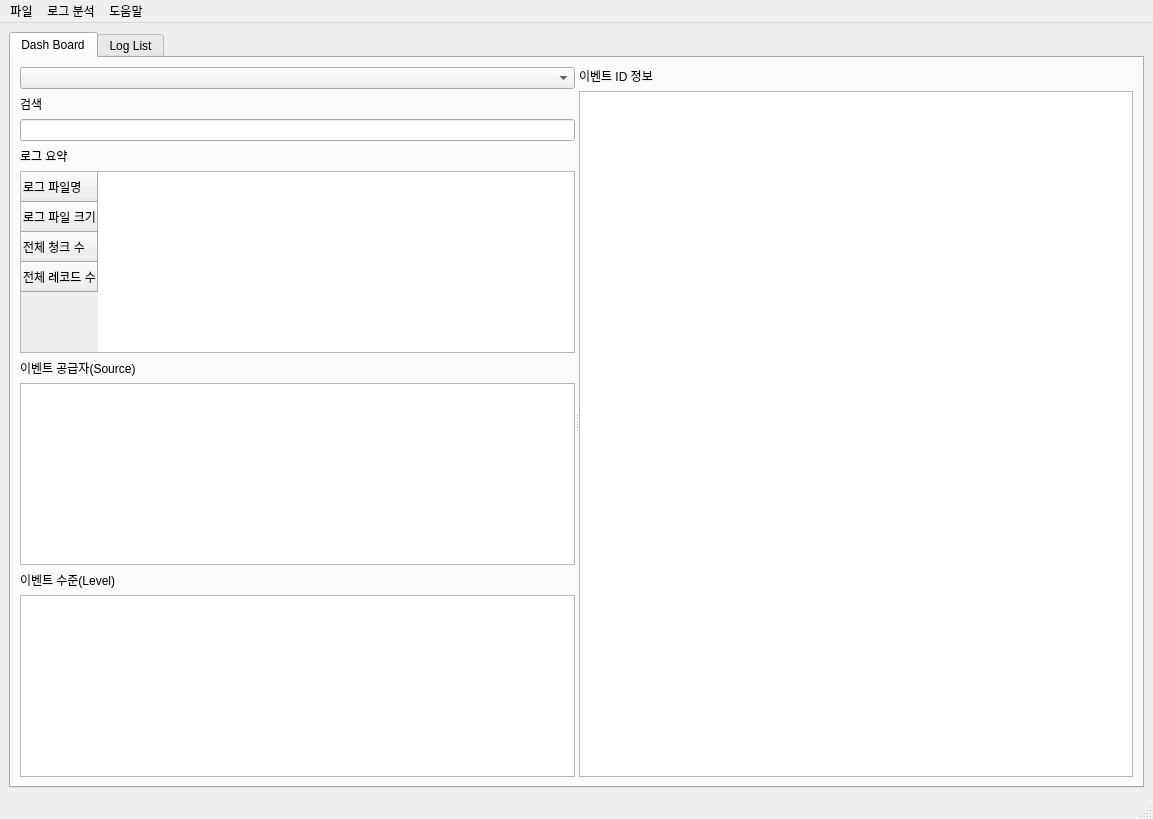
<?xml version="1.0" encoding="UTF-8"?>
<ui version="4.0">
 <class>MainWindow</class>
 <widget class="QMainWindow" name="MainWindow">
  <property name="geometry">
   <rect>
    <x>0</x>
    <y>0</y>
    <width>1153</width>
    <height>819</height>
   </rect>
  </property>
  <property name="windowTitle">
   <string>evtxrensic</string>
  </property>
  <property name="styleSheet">
   <string notr="true"/>
  </property>
  <widget class="QWidget" name="centralwidget">
   <layout class="QGridLayout" name="gridLayout">
    <item row="0" column="0">
     <widget class="QTabWidget" name="tabWidget">
      <property name="autoFillBackground">
       <bool>false</bool>
      </property>
      <property name="currentIndex">
       <number>0</number>
      </property>
      <widget class="QWidget" name="tab">
       <attribute name="icon">
        <iconset resource="resources.qrc">
         <normaloff>:/icon/resource/dashboard.png</normaloff>:/icon/resource/dashboard.png</iconset>
       </attribute>
       <attribute name="title">
        <string>Dash Board</string>
       </attribute>
       <layout class="QGridLayout" name="gridLayout_4">
        <property name="sizeConstraint">
         <enum>QLayout::SetDefaultConstraint</enum>
        </property>
        <item row="0" column="0">
         <widget class="QSplitter" name="splitter_dashboard">
          <property name="sizePolicy">
           <sizepolicy hsizetype="Minimum" vsizetype="Preferred">
            <horstretch>0</horstretch>
            <verstretch>0</verstretch>
           </sizepolicy>
          </property>
          <property name="minimumSize">
           <size>
            <width>0</width>
            <height>0</height>
           </size>
          </property>
          <property name="sizeIncrement">
           <size>
            <width>0</width>
            <height>0</height>
           </size>
          </property>
          <property name="baseSize">
           <size>
            <width>0</width>
            <height>0</height>
           </size>
          </property>
          <property name="acceptDrops">
           <bool>false</bool>
          </property>
          <property name="autoFillBackground">
           <bool>false</bool>
          </property>
          <property name="orientation">
           <enum>Qt::Horizontal</enum>
          </property>
          <widget class="QWidget" name="verticalLayoutWidget">
           <layout class="QVBoxLayout" name="verticalLayout_2">
            <property name="sizeConstraint">
             <enum>QLayout::SetDefaultConstraint</enum>
            </property>
            <item>
             <widget class="QComboBox" name="comboBox_3"/>
            </item>
            <item>
             <widget class="QLabel" name="label">
              <property name="text">
               <string>검색</string>
              </property>
             </widget>
            </item>
            <item>
             <widget class="QLineEdit" name="lineEdit"/>
            </item>
            <item>
             <widget class="QLabel" name="label_2">
              <property name="text">
               <string>로그 요약</string>
              </property>
             </widget>
            </item>
            <item>
             <widget class="QTableWidget" name="tableWidget">
              <row>
               <property name="text">
                <string>로그 파일명</string>
               </property>
              </row>
              <row>
               <property name="text">
                <string>로그 파일 크기</string>
               </property>
              </row>
              <row>
               <property name="text">
                <string>전체 청크 수</string>
               </property>
              </row>
              <row>
               <property name="text">
                <string>전체 레코드 수</string>
               </property>
              </row>
             </widget>
            </item>
            <item>
             <widget class="QLabel" name="label_3">
              <property name="text">
               <string>이벤트 공급자(Source)</string>
              </property>
             </widget>
            </item>
            <item>
             <widget class="QListWidget" name="listWidget_2"/>
            </item>
            <item>
             <widget class="QLabel" name="label_4">
              <property name="text">
               <string>이벤트 수준(Level)</string>
              </property>
             </widget>
            </item>
            <item>
             <widget class="QListWidget" name="listWidget_3"/>
            </item>
           </layout>
          </widget>
          <widget class="QWidget" name="verticalLayoutWidget_2">
           <layout class="QVBoxLayout" name="verticalLayout_3">
            <item>
             <layout class="QHBoxLayout" name="horizontalLayout"/>
            </item>
            <item>
             <widget class="QLabel" name="label_5">
              <property name="text">
               <string>이벤트 ID 정보</string>
              </property>
             </widget>
            </item>
            <item>
             <widget class="QGraphicsView" name="graphicsView"/>
            </item>
           </layout>
          </widget>
         </widget>
        </item>
       </layout>
      </widget>
      <widget class="QWidget" name="tab_2">
       <attribute name="icon">
        <iconset resource="resources.qrc">
         <normaloff>:/icon/resource/list.png</normaloff>:/icon/resource/list.png</iconset>
       </attribute>
       <attribute name="title">
        <string>Log List</string>
       </attribute>
       <layout class="QVBoxLayout" name="verticalLayout">
        <item>
         <layout class="QHBoxLayout" name="horizontalLayout_2">
          <item>
           <widget class="QComboBox" name="comboBox"/>
          </item>
          <item>
           <widget class="QComboBox" name="comboBox_2"/>
          </item>
          <item>
           <spacer name="horizontalSpacer">
            <property name="orientation">
             <enum>Qt::Horizontal</enum>
            </property>
            <property name="sizeHint" stdset="0">
             <size>
              <width>40</width>
              <height>20</height>
             </size>
            </property>
           </spacer>
          </item>
          <item>
           <widget class="QProgressBar" name="progressBar">
            <property name="value">
             <number>24</number>
            </property>
           </widget>
          </item>
         </layout>
        </item>
        <item>
         <widget class="QSplitter" name="splitter_loglist">
          <property name="orientation">
           <enum>Qt::Vertical</enum>
          </property>
          <widget class="QTreeWidget" name="treeWidget">
           <attribute name="headerCascadingSectionResizes">
            <bool>true</bool>
           </attribute>
           <attribute name="headerDefaultSectionSize">
            <number>100</number>
           </attribute>
           <attribute name="headerHighlightSections">
            <bool>true</bool>
           </attribute>
           <column>
            <property name="text">
             <string>파일명</string>
            </property>
           </column>
           <column>
            <property name="text">
             <string>크기</string>
            </property>
           </column>
           <column>
            <property name="text">
             <string>날짜</string>
            </property>
           </column>
           <column>
            <property name="text">
             <string>파일 상태</string>
            </property>
           </column>
           <column>
            <property name="text">
             <string>파일 경로</string>
            </property>
           </column>
           <item>
            <property name="text">
             <string>test</string>
            </property>
            <property name="text">
             <string>hello</string>
            </property>
            <property name="text">
             <string>DD</string>
            </property>
            <property name="text">
             <string>정상</string>
            </property>
            <property name="text">
             <string>ㅁㅁㅁ</string>
            </property>
           </item>
          </widget>
          <widget class="QTableWidget" name="tableWidget_listpanel">
           <property name="editTriggers">
            <set>QAbstractItemView::NoEditTriggers</set>
           </property>
           <property name="alternatingRowColors">
            <bool>true</bool>
           </property>
           <property name="selectionMode">
            <enum>QAbstractItemView::SingleSelection</enum>
           </property>
           <property name="selectionBehavior">
            <enum>QAbstractItemView::SelectRows</enum>
           </property>
           <property name="textElideMode">
            <enum>Qt::ElideRight</enum>
           </property>
           <property name="sortingEnabled">
            <bool>true</bool>
           </property>
           <attribute name="verticalHeaderDefaultSectionSize">
            <number>23</number>
           </attribute>
           <attribute name="verticalHeaderShowSortIndicator" stdset="0">
            <bool>false</bool>
           </attribute>
           <column>
            <property name="text">
             <string>레코드 번호</string>
            </property>
            <property name="textAlignment">
             <set>AlignHCenter|AlignVCenter|AlignCenter</set>
            </property>
           </column>
           <column>
            <property name="text">
             <string>로그 시간</string>
            </property>
            <property name="textAlignment">
             <set>AlignHCenter|AlignVCenter|AlignCenter</set>
            </property>
           </column>
           <column>
            <property name="text">
             <string>수준</string>
            </property>
            <property name="textAlignment">
             <set>AlignHCenter|AlignVCenter|AlignCenter</set>
            </property>
           </column>
           <column>
            <property name="text">
             <string>이벤트 공급자</string>
            </property>
            <property name="textAlignment">
             <set>AlignHCenter|AlignVCenter|AlignCenter</set>
            </property>
           </column>
           <column>
            <property name="text">
             <string>이벤트 ID</string>
            </property>
            <property name="textAlignment">
             <set>AlignHCenter|AlignVCenter|AlignCenter</set>
            </property>
           </column>
           <column>
            <property name="text">
             <string>작업 범주</string>
            </property>
            <property name="textAlignment">
             <set>AlignHCenter|AlignVCenter|AlignCenter</set>
            </property>
           </column>
           <column>
            <property name="text">
             <string>채널</string>
            </property>
            <property name="textAlignment">
             <set>AlignHCenter|AlignVCenter|AlignCenter</set>
            </property>
           </column>
           <column>
            <property name="text">
             <string>정보</string>
            </property>
           </column>
          </widget>
         </widget>
        </item>
       </layout>
      </widget>
     </widget>
    </item>
   </layout>
  </widget>
  <widget class="QMenuBar" name="menubar">
   <property name="geometry">
    <rect>
     <x>0</x>
     <y>0</y>
     <width>1153</width>
     <height>21</height>
    </rect>
   </property>
   <widget class="QMenu" name="menuFile">
    <property name="title">
     <string>파일</string>
    </property>
    <addaction name="actionOpen"/>
    <addaction name="actionSave"/>
    <addaction name="separator"/>
    <addaction name="actionExit"/>
   </widget>
   <widget class="QMenu" name="menuHelp">
    <property name="title">
     <string>도움말</string>
    </property>
    <addaction name="actionInfo"/>
   </widget>
   <widget class="QMenu" name="menuOption">
    <property name="title">
     <string>로그 분석</string>
    </property>
    <addaction name="action_3"/>
    <addaction name="separator"/>
    <addaction name="actionTimezone"/>
   </widget>
   <addaction name="menuFile"/>
   <addaction name="menuOption"/>
   <addaction name="menuHelp"/>
  </widget>
  <widget class="QStatusBar" name="statusbar"/>
  <action name="actionOpen">
   <property name="icon">
    <iconset resource="resources.qrc">
     <normaloff>:/icon/resource/open.png</normaloff>:/icon/resource/open.png</iconset>
   </property>
   <property name="text">
    <string>열기</string>
   </property>
   <property name="whatsThis">
    <string/>
   </property>
   <property name="shortcut">
    <string>Ctrl+O</string>
   </property>
  </action>
  <action name="actionTimezone">
   <property name="icon">
    <iconset resource="resources.qrc">
     <normaloff>:/icon/resource/timezone.png</normaloff>:/icon/resource/timezone.png</iconset>
   </property>
   <property name="text">
    <string>타임 존 설정</string>
   </property>
  </action>
  <action name="action_3">
   <property name="text">
    <string>그래프 분석</string>
   </property>
  </action>
  <action name="actionInfo">
   <property name="text">
    <string>evtxrensic 정보</string>
   </property>
  </action>
  <action name="actionExit">
   <property name="icon">
    <iconset resource="resources.qrc">
     <normaloff>:/icon/resource/exit.png</normaloff>:/icon/resource/exit.png</iconset>
   </property>
   <property name="text">
    <string>닫기</string>
   </property>
  </action>
  <action name="actionSave">
   <property name="text">
    <string>저장</string>
   </property>
  </action>
 </widget>
 <resources>
  <include location="resources.qrc"/>
 </resources>
 <connections/>
</ui>
